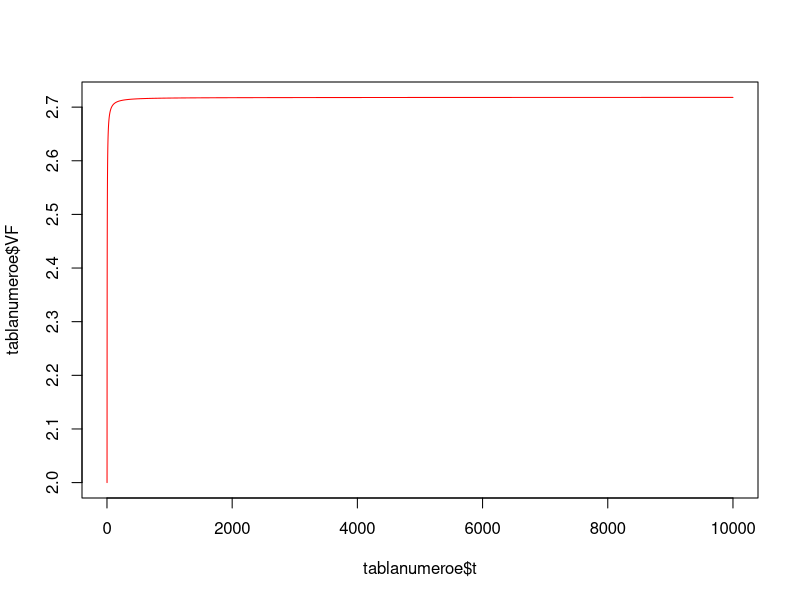

Here is the R script that generated this plot:
#Este es nuestro primer script de R en clase:
#Creamos un objeto numérico llamado a: 
a=5
#Creamos un objeto numérico llamado A:
A=5
#Creamos un objeto numérico llamado A.2:
A.2=5
#Creamos un vector de numero
vector1=c(1,2,pi,10)
#Creamos un vector con una secuencia de números del 1 al 100,000:
t=1:100000
#Creamos una secuencia de números pero ahora se incrementa en #0.02 unidades:
t2=seq(from=1, to=10, by=0.02)
#Creamos un objeto con una sola cadena de texto:
objetoTexto1="UMSNH"
#Creamos un vector con cadenas de texto:
vectorTexto1=c("FCCA","UMSNH","2024")

#Creamos un objeto tipo data.frame con los cálculos del número e:
#Creamos los objetos que serán insumos para el cálculo de VF:
VA=1
i=1
nTotal=10000
t=1:nTotal
#Creamos :
tablanumeroe=data.frame (
                            t=t,
                            VF=VA*((1+(i/t))^t)
                            )
#Creamos un objeto tipo lista con la tabla  del número e y algunos otos objetos:
objetolista=list(
                  tablaE=tablanumeroe,
                  valorActual=VA,
                  tasaInterés=i,
                  periodosSimuldos=nTotal
                  )
#Ahora grafico los valores de la tabla del número e:

plot(x=tablanumeroe$t,y=tablanumeroe$VF,type="l",
     col="red")
